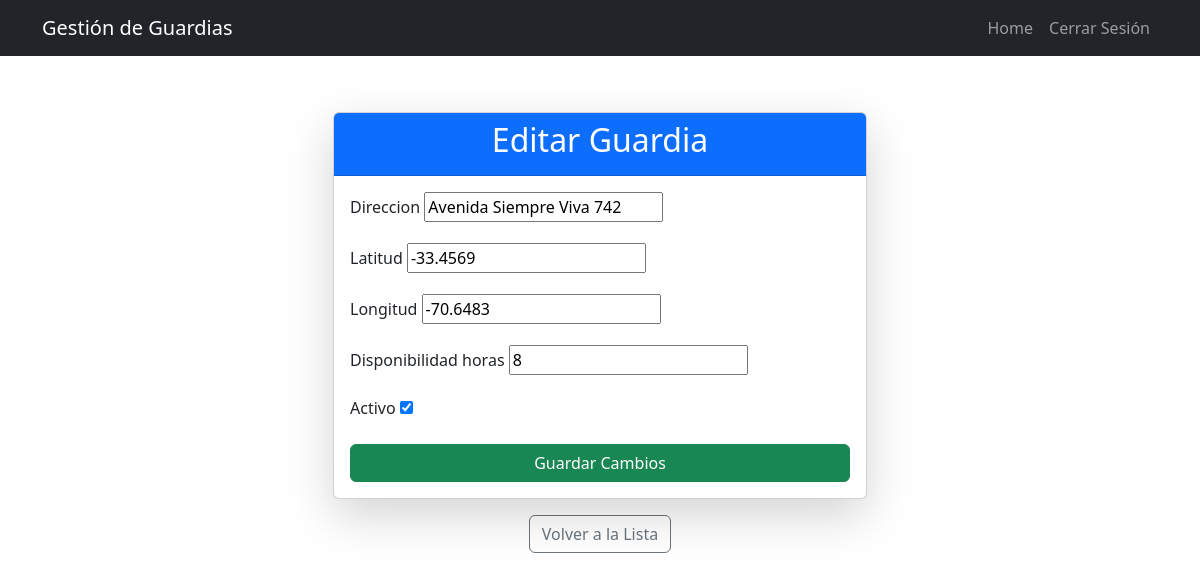
Screenshot of /editar-guardia/1/ with the database file from the repository.
### gestion_turnos/models.py (models this page shows, shortened)
class Guardia(models.Model):
    PREFERENCIAS_TURNOS = [
    (1, "Mañana"),
    (2, "Tarde"),
    (3, "Noche"),
]
    user = models.OneToOneField(User, on_delete=models.CASCADE)
    direccion = models.CharField(max_length=255)
    latitud = models.FloatField(null=True, blank=True)
    longitud = models.FloatField(null=True, blank=True)
    disponibilidad_horas = models.IntegerField()
    activo = models.BooleanField(default=True)
    preferencia_turno = models.IntegerField(choices=PREFERENCIAS_TURNOS, default=1)

### gestion_turnos/views.py (the view)
# urls.py: path('editar-guardia/<int:pk>/', views.EditarGuardiaView.as_view(), name='editar_guardia'),
class EditarGuardiaView(UpdateView):
    model = Guardia
    fields = ['direccion', 'latitud', 'longitud', 'disponibilidad_horas', 'activo']
    template_name = 'usuarios/editar_guardia.html'
    success_url = reverse_lazy('ver_usuarios')

### gestion_turnos/templates/usuarios/editar_guardia.html (shortened to what this page needs)
{% extends 'base.html' %}
{% block content %}
<div class="container mt-5">
    <div class="row justify-content-center">
        <div class="col-md-6">
            <div class="card shadow-lg">
                <div class="card-header bg-primary text-white text-center">
                    <h2>Editar Guardia</h2>
                </div>
                <div class="card-body">
                    <form method="post" novalidate>
                        {% for field in form %}
                            <div class="mb-3">
                                <label for="{{ field.id_for_label }}" class="form-label">{{ field.label }}</label>
                                {{ field }}
                            </div>
                        {% endfor %}
                        <div class="d-grid">
                            <button type="submit" class="btn btn-success">Guardar Cambios</button>
                        </div>
                    </form>
                </div>
            </div>
            <div class="text-center mt-3">
                <a href="{% url 'ver_usuarios' %}" class="btn btn-outline-secondary">Volver a la Lista</a>
            </div>
        </div>
    </div>
</div>
{% endblock %}

### gestion_turnos/templates/base.html (style rules this page uses)
body { padding-top: 4rem; }

### rows the page displays
Guardia: form "Avenida Siempre Viva 742" "-33.4569" "-70.6483" "8" "☑"

### other values shown
{{ field.label }} "Direccion" "Latitud" "Longitud" "Disponibilidad horas" "Activo"
